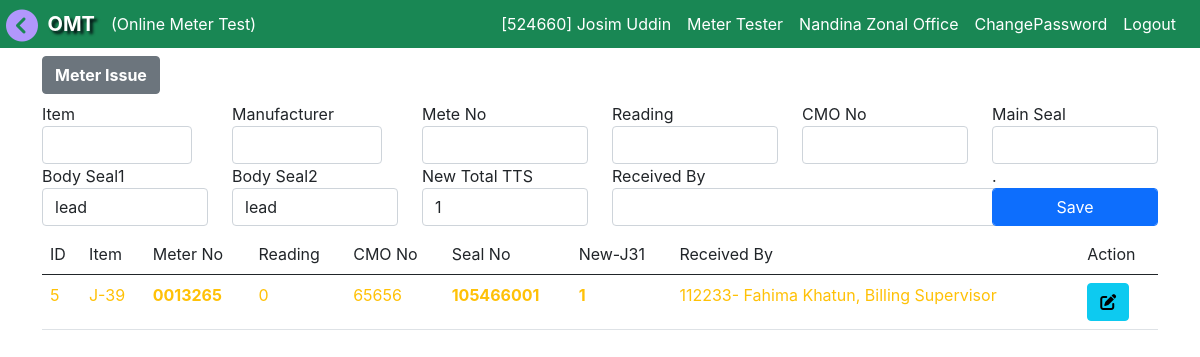
The app's page /issue_item (signed in) with its own data.
### accounts/models.py (models this page shows, shortened)
class CustomUser(AbstractUser):
    ROLE_CHOICES = (
        ('admin', 'Admin'),
        ('MT', 'MT'),
        ('MTS', 'MTS'),
        ('IT', 'IT'),
        ('AGM', 'AGM'),
        ('DGM', 'DGM'),
        ('BS', 'BS'),
        ('BA', 'BA'),
        ('JE', 'JE'),
        ('LT', 'LT'),
        ('LM', 'LM'),
        ('user', 'User'),
    )
    username = models.CharField(max_length=100, unique=True)
    role = models.CharField(max_length=10, choices=ROLE_CHOICES, default='user')
    office = models.ForeignKey(Office, on_delete=models.CASCADE, null=True, blank=True)
    mobile = models.CharField(max_length=30, unique=True, blank=True, null=True)
    designation = models.ForeignKey(Designation, on_delete=models.SET_NULL, null=True, blank=True)
    training_id = models.CharField(max_length=30, unique=True, blank=True, null=True)
    date = models.DateField(auto_now_add=False, auto_now=False, default=today)
    sign_image = models.ImageField(upload_to='images/', null=True, blank=True)
    updated_by = models.CharField(max_length=100, blank=True, null=True)
    password_changed_at = models.DateTimeField(auto_now=True)  # Auto-updates on save
    def save(self, *args, **kwargs):
        if self.pk:
            original_user = CustomUser.objects.get(pk=self.pk)
            if original_user.password != self.password:
                self.password_changed_at = timezone.now()
        super().save(*args, **kwargs)

class Designation(models.Model):
    title = models.CharField(max_length=50, null=True, blank=True)
    details = models.CharField(max_length=50, null=True, blank=True)
    def __str__(self):
    	return self.title

class Office(models.Model):
	pbs = models.ForeignKey(Pbs, on_delete=models.CASCADE, blank=True, null=True)
	office_name =  models.CharField(max_length=255, null=True, blank=True)
	office_code = models.CharField(max_length=10, null=True, default="0")
	catagory = models.CharField(max_length=150, blank=True, null=True, choices= item_choice)
	updated_by = models.CharField(max_length=100, blank=True, null=True)

### issue_item/models.py (models this page shows, shortened)
class IssueItem(models.Model):
	office = models.ForeignKey(Office, on_delete=models.CASCADE, default=default_office)
	item = models.ForeignKey(Item, on_delete=models.CASCADE)
	serial = models.CharField(max_length=20, null=True, blank=True)
	cmo = models.CharField(max_length=20, null=True, blank=True)
	received_by = models.CharField(max_length=100, null=True, blank=True)
	meter_no = models.CharField(max_length=100, null=True, blank=True)
	reading = models.CharField(max_length=50, null=True, blank=True)
	main_seal = models.CharField(max_length=50, null=True, blank=True)
	body_seal1 = models.CharField(max_length=50, null=True, blank=True)
	body_seal2 = models.CharField(max_length=50, null=True, blank=True)
	mfg = models.CharField(max_length=50, null=True, blank=True)
	total_j31 = models.IntegerField(default=0)
	created_by = models.ForeignKey(User, on_delete=models.SET_NULL, null=True, related_name="issue_created_by")
	created_date = models.DateTimeField(auto_now_add=True, blank=True, null=True)
	updated_by = models.ForeignKey(User, on_delete=models.SET_NULL, null=True, related_name="issue_updated_by" )
	updated_date = models.DateTimeField(auto_now=True, blank=True, null=True)
	class Meta:
		ordering = ['-id']

### balance_reg/models.py (models this page shows, shortened)
class Item(models.Model):
	item_no = models.CharField(max_length=100, unique=True)
	details = models.CharField(max_length=255, blank = True)
	order = models.PositiveIntegerField(default=0)
	class Meta:
		ordering = ['order']

### issue_item/views.py (the view)
# urls.py: path('issue_item', views.IssueItemView.as_view(), name= 'issue_item'),
@method_decorator(role_required(['MT', 'MTS', 'admin']), name='dispatch')  #only for reqired person can see
class IssueItemView(View):
    def get(self, *args, **kwargs):
    	item = Item.objects.all()
    	mfg = Manufacturer.objects.all()
    	employee = CustomUser.objects.filter(office=self.request.user.office)
    	try:
    		last_issue = IssueItem.objects.filter(office=self.request.user.office).latest('id')
    	except IssueItem.DoesNotExist:
    		last_issue = None
    	return render(self.request, 'issue_item/issue_item.html', {'item':item,'mfg':mfg, 'employee':employee, 'last_issue':last_issue})

### issue_item/templates/issue_item/issue_item.html (shortened to what this page needs)
{% extends 'base.html' %}
{% block content %}
<div class="container py-2">
	<h6 class="text-white fw-bold btn btn-secondary">Meter Issue</h6>
<form class="issue_form">
	<div class="row">
  		<div class="form-group col-md-2">
  			<label for="item_no">Item</label>
			 <select class="form-control:focus form-control enter_btn" id="item_no" name="manufacturer" style="width:150px" required>
		      <option></option>
		        {% for any in item %}
		      <option value="{{ any.item_no }}">{{ any.item_no }}</option>
		        {% endfor %}
        	</select>
		</div>
  		<div class="form-group col-md-2">
			<label for="manufacturer">Manufacturer</label>
			 <select class="form-control:focus form-control enter_btn" id="manufacturer" name="manufacturer" style="width:150px" required>
		      <option></option>
		        {% for any in mfg %}
		      <option value="{{ any.name }}">{{ any.name }}</option>
		        {% endfor %}
        	</select>
		</div>
		<div class="form-group col-md-2">
			<label for="meter_no">Mete No</label>
			<input class="form-control float-right enter_btn" type="" name="" id="meter_no" required="">
		</div>
		<div class="form-group col-md-2">
			<label for="reading">Reading</label>
			<input class="form-control float-right enter_btn" type="" name="" id="reading" required>
		</div>
		<div class="form-group col-md-2">
			<label for="cmo">CMO No</label>
			<input class="form-control float-right enter_btn" type="" name="" id="cmo" required>
		</div>
		<div class="form-group col-md-2">
			<label for="main_seal">Main Seal</label>
			<input class="form-control float-right enter_btn" type="" name="" id="main_seal" minlength="8" required>
		</div>
  </div>
  	<div class="row">
		<div class="form-group col-md-2">
			<label for="body_seal1">Body Seal1</label>
			<input class="form-control float-right" type="" name="" id="body_seal1" value="lead">
		</div>
		<div class="form-group col-md-2">
			<label for="body_seal2">Body Seal2</label>
			<input class="form-control float-right" type="" name="" id="body_seal2" value="lead">
		</div>
		<div class="form-group col-md-2">
			<label for="total_seal">New Total TTS</label>
			<input class="form-control float-right enter_btn" type="number" value="1" name="" id="total_seal">
		</div>
		<div class="form-group col-md-4">
			<label for="received_by">Received By</label>
			<select class="form-control:focus form-control enter_btn" id="received_by" name="received_by" style="width: 400px;" required>
		      <option></option>
		        {% for any in employee %}
		      <option value="{{ any.training_id }}-  {{any.get_full_name}}, {{ any.designation }}">{{ any.training_id }}-  {{any.get_full_name}}, {{ any.designation }}</option>
		        {% endfor %}
        	</select>
		</div>
		<div class="form-group col-md-2">
			<label for="save">.</label>
			<button class="btn btn-primary form-control float-right align-bottom enter_btn" type="submit" name="" id="save">Save</button>
		</div>
	</div>
</form>
    <div class="table-responsive py-2">
	 {% if last_issue%}
	  <table class="table" id="tableData">
	  <thead>
	  	<tr>
	  		<td>ID</td>
	  		<td>Item</td>
	  		<td>Meter No</td>
	  		<td>Reading</td>
	  		<td>CMO No</td>
	  		<td>Seal No</td>
	  		<td>New-J31</td>
	  		<td>Received By</td>
	  		<td>Action</td>
	  	</tr>
	  </thead>
	  <tbody id="tbody">
	  	<tr class="text-warning text-nowrap">
	  		<td>{{ last_issue.id }}</td>
	  		<td>{{ last_issue.item.item_no }}</td>
	  		<th>{{ last_issue.meter_no }}</th>
	  		<td>{{ last_issue.reading }}</td>
	  		<td>{{ last_issue.cmo }}</td>
	  		<th>{{ last_issue.main_seal }}</td>
	  		<th>{{ last_issue.total_j31 }}</th>
	  		<td>{{ last_issue.received_by }}</td>
	  		<td><a href="{% url "meter_issue_list" %}" data-popup="yes" class="btn btn-info" role="button"><i class="fas fa-edit"></i></a>
	  		</td>
	  	</tr>
	  </tbody>
	  </table>
		 {% else %}
		   <p class="text-center">List is empty!</p>
		 {% endif %}
	</div>
</div>
{% endblock %}

### templates/navbar.html (shortened to what this page needs)
<nav class="navbar navbar-expand-sm navbar-dark bg-success text-white justify-content-end p-1" id="navbar">
  <div class="container-fluid">
    &nbsp; &nbsp; &nbsp; &nbsp;<span class="navbar-brand"><b style="text-shadow: 3px 3px 3px rgba(0, 0, 10, 0.9);">OMT</b></span>
    <div class="collapse navbar-collapse" id="navbarSupportedContent">
      {% if user.is_authenticated %}
        {% if role == 'MT' or role == 'MTS' %}
      <ul class="navbar-nav me-auto">
        <li class="nav-item dropdown">
          <span class="nav-link dropdown-toggle" href="#" id="navbarDropdown" role="button" data-bs-toggle="dropdown" aria-expanded="false">
            Test Data
          </span>
          <ul class="dropdown-menu" aria-labelledby="navbarDropdown">
            <li><a class="dropdown-item" href="{% url 'test_input' %}">New Test</a></li>
            <li><a class="dropdown-item" href="{% url 'test_report_multi' %}">Test Report</a></li>
            <li><a class="dropdown-item" href="{% url 'test_report_multi_search' %}">Search</a></li>
          </ul>
        </li>
        <li class="nav-item dropdown">
          <span class="nav-link dropdown-toggle" href="#" id="navbarDropdown" role="button" data-bs-toggle="dropdown" aria-expanded="false">
            Register
          </span>
          <ul class="dropdown-menu" aria-labelledby="navbarDropdown">
            <li><a class="dropdown-item" href="{% url 'issue_item' %}">Meter Issue</a></li>
            <li><a class="dropdown-item" href="{% url 'issue_seal' %}">Seal Issue</a></li>
            <li><hr class="dropdown-divider"></li>
            <li><a class="dropdown-item" href="{% url 'meter_issue_list' %}">Meter Record Book Register</a></li>
            <li><a class="dropdown-item" href="{% url 'seal_issue_list' %}">Seal Issue Register</a></li>
          </ul>
        </li>
        <li class="nav-item dropdown">
          <span class="nav-link dropdown-toggle" href="#" id="navbarDropdown" role="button" data-bs-toggle="dropdown" aria-expanded="false">
            Balance
          </span>
          <ul class="dropdown-menu" aria-labelledby="navbarDropdown">
            <li><a class="dropdown-item" href="{% url 'balance' %}">Balance</a></li>
            <li><a class="dropdown-item" href="{% url 'receive_item' %}">Receive All</a></li>
            <li><a class="dropdown-item" href="{% url 'issue_item_to_bl' %}">Send Item</a></li>
          </ul>
        </li>
        <li class="nav-item dropdown">
          <span class="nav-link dropdown-toggle" href="#" id="navbarDropdown" role="button" data-bs-toggle="dropdown" aria-expanded="false">
            More
          </span>
          <ul class="dropdown-menu" aria-labelledby="navbarDropdown">
            <li><a class="dropdown-item" href="{% url 'signup' %}">Add Employee</a></li>
            <li><a class="dropdown-item" href="{% url 'register' %}">Despass</a></li>
          </ul>
        </li>
      </ul>
      {% else %}
        (Online Meter Test)
      {% endif %}
      <ul class="navbar-nav ms-auto">
        <li class="nav-item">
          <a class="nav-link text-white text-nowrap" href="{% url 'profile' %}">[{{request.user.username}}]  {{request.user.first_name}} {{request.user.last_name}}</a>
        </li>
        <li class="nav-item">
          <a class="nav-link text-white text-nowrap" href="{% url 'profile' %}">{{request.user.designation}}</a>
        </li>
        <li class="nav-item">
          <a class="nav-link text-white text-nowrap" href="{% url 'profile' %}">{{request.user.office.office_name}}</a>
        </li>
        <li class="nav-item">
          <a class="nav-link text-white" href="{% url 'password_change' %}">ChangePassword</a>
        </li>
        <li class="nav-item">
          <a class="nav-link text-white" href="{% url 'logout' %}">Logout</a>
        </li>
      </ul>
      {% else %}
      <ul class="navbar-nav ms-auto">
        <li class="nav-item">
          <a class="nav-link text-white" href="{% url 'login' %}">Login</a>
        </li>
      </ul>
      {% endif %}
    </div>
  </div>
</nav>

### records on screen
CustomUser: user.username "524660", user.first_name "Josim", user.last_name "Uddin", user.designation "Meter Tester", user.office.office_name "Nandina Zonal Office"
IssueItem: id "5", item.item_no "J-39", meter_no "0013265", reading "0", cmo "65656", main_seal "105466001", total_j31 "1", received_by "112233- Fahima Khatun, Billing Supervisor"
